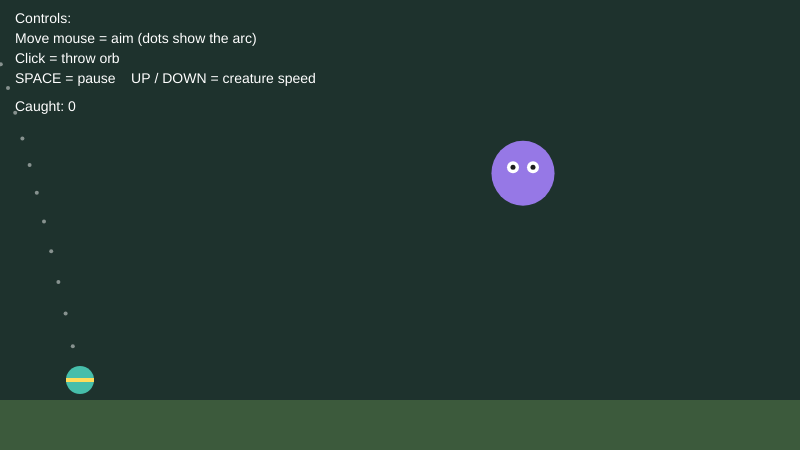
Frame 1 (no input)
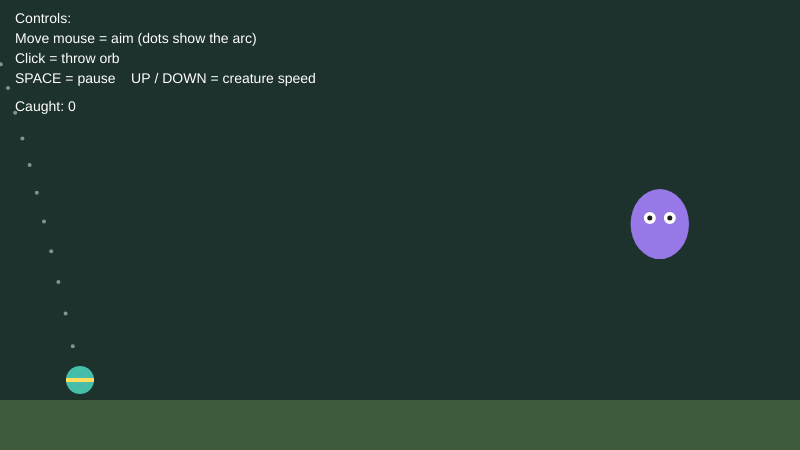
Frame 60 (no input)
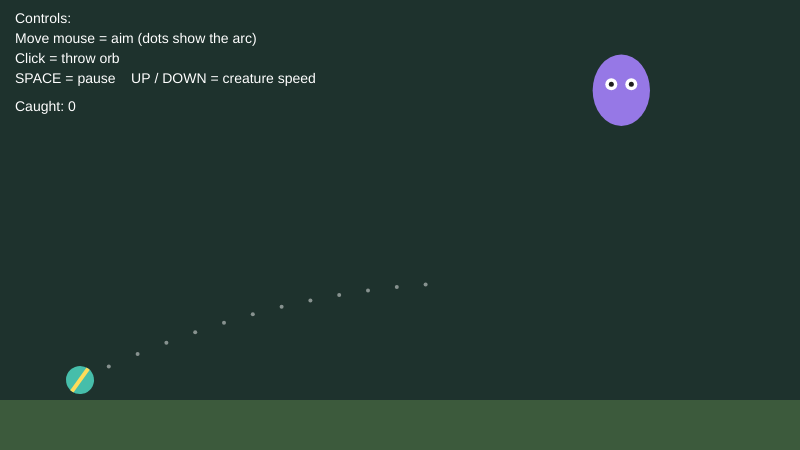
Frame 120 (the mouse pressed at the canvas centre since frame 60)

The p5.js sketch that drew these frames (run headless with seeded random() and noise() and a simulated clock; from frame 60 on, the mouse is pressed at the canvas centre):

// p5.js sketch
// ── sketch.js
let creatureTime = 0;
let creatureSpeed = 0.02;
let isPaused = false;

let orbX, orbY;
let orbVelocityX = 0;
let orbVelocityY = 0;
let orbSpin = 0;
let orbInFlight = false;
let score = 0;
let flashFrames = 0;

const GRAVITY = 0.25;
const ORB_RADIUS = 14;
const CREATURE_RADIUS = 32;
const THROW_START_X = 80;
const THROW_START_Y = 380;
const PATH_WIDTH = 150;
const PATH_HEIGHT = 80;
const PATH_CENTER_X = 520;
const PATH_CENTER_Y = 170;

function setup() {
  createCanvas(800, 450);
  resetOrb();
}

function draw() {
  background(30, 50, 45);
  drawGround();

  if (!isPaused) {
    creatureTime += creatureSpeed;
  }

  let creatureX = PATH_CENTER_X + PATH_WIDTH * sin(creatureTime);
  let creatureY = PATH_CENTER_Y + PATH_HEIGHT * sin(2 * creatureTime);

  let squash = 1 + 0.12 * sin(creatureTime * 6);

  if (orbInFlight && !isPaused) {
    orbVelocityY += GRAVITY;
    orbX += orbVelocityX;
    orbY += orbVelocityY;
    orbSpin += orbVelocityX / ORB_RADIUS;

    let gap = dist(orbX, orbY, creatureX, creatureY);
    if (gap < ORB_RADIUS + CREATURE_RADIUS) {
      score++;
      flashFrames = 30;
      resetOrb();
    } else if (orbY > height || orbX > width) {
      resetOrb();
    }
  }

  drawAimGuide();
  drawCreature(creatureX, creatureY, squash);
  drawOrb();

  if (flashFrames > 0) {
    fill(255, 240, 120);
    textSize(28);
    textAlign(CENTER, CENTER);
    text("Caught!", width / 2, height / 2);
    flashFrames--;
  }
  drawInstructions();
}

function drawAimGuide() {
  if (orbInFlight) return;
  let vx = (mouseX - THROW_START_X) * 0.045;
  let vy = (mouseY - THROW_START_Y) * 0.045;
  fill(255, 255, 255, 120);
  noStroke();
  for (let step = 0; step < 25; step += 2) {
    let guideX = THROW_START_X + vx * step;
    let guideY = THROW_START_Y + vy * step + 0.5 * GRAVITY * step * step;
    circle(guideX, guideY, 4);
  }
}

function drawCreature(x, y, squash) {
  noStroke();
  fill(150, 120, 230);
  ellipse(x, y, CREATURE_RADIUS * 2 / squash, CREATURE_RADIUS * 2 * squash);
  fill(255);
  circle(x - 10, y - 6, 12);
  circle(x + 10, y - 6, 12);
  fill(30);
  circle(x - 10, y - 6, 5);
  circle(x + 10, y - 6, 5);
}

function drawOrb() {
  push();
  translate(orbX, orbY);
  rotate(orbSpin);
  noStroke();
  fill(70, 190, 170);
  circle(0, 0, ORB_RADIUS * 2);
  fill(255, 220, 90);
  rect(-ORB_RADIUS, -2, ORB_RADIUS * 2, 4);
  pop();
}

function drawGround() {
  noStroke();
  fill(60, 90, 60);
  rect(0, 400, width, 50);
}

function drawInstructions() {
  noStroke();
  fill(255);
  textSize(14);
  textAlign(LEFT, TOP);
  text("Controls:", 15, 12);
  text("Move mouse = aim (dots show the arc)", 15, 32);
  text("Click = throw orb", 15, 52);
  text("SPACE = pause    UP / DOWN = creature speed", 15, 72);
  text("Caught: " + score, 15, 100);
}

function resetOrb() {
  orbX = THROW_START_X;
  orbY = THROW_START_Y;
  orbVelocityX = 0;
  orbVelocityY = 0;
  orbInFlight = false;
}

function mousePressed() {
  if (!orbInFlight && !isPaused) {

    orbVelocityX = (mouseX - THROW_START_X) * 0.045;
    orbVelocityY = (mouseY - THROW_START_Y) * 0.045;
    orbInFlight = true;
  }
}

function keyPressed() {
  if (key === ' ') isPaused = !isPaused;
  if (keyCode === UP_ARROW) creatureSpeed = min(creatureSpeed + 0.005, 0.08);
  if (keyCode === DOWN_ARROW) creatureSpeed = max(creatureSpeed - 0.005, 0.005);
  return false;
}
